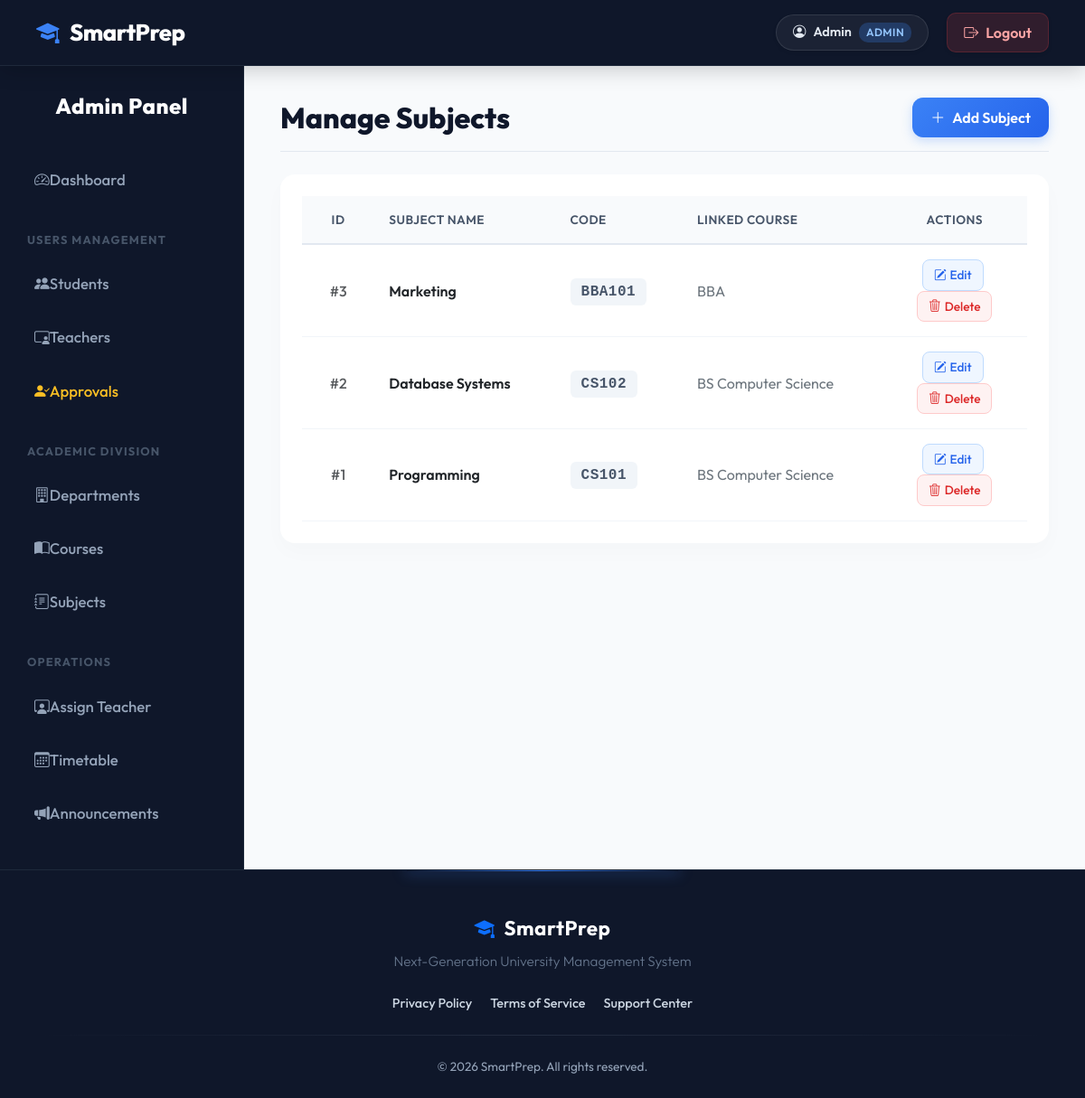
/admin/manage_subjects.php (signed in), run on the app's committed database.
### tables this page shows
CREATE TABLE subjects (
    id INT AUTO_INCREMENT PRIMARY KEY,
    name VARCHAR(100),
    code VARCHAR(50),
    course_id INT
);

CREATE TABLE courses (
    id INT AUTO_INCREMENT PRIMARY KEY,
    name VARCHAR(100),
    code VARCHAR(50),
    department_id INT
);

### includes/db.php (called while the page is built, shortened)
<?php
require_once __DIR__ . '/../config.php';
function db() {
    static $pdoInstance = null;
    if ($pdoInstance === null) {
        global $pdo;
        $pdoInstance = $pdo;
    }
    return $pdoInstance;
}
function fetchAll($query, $params = []) {
    $stmt = db()->prepare($query);
    $stmt->execute($params);
    return $stmt->fetchAll();
}
?>

### admin/manage_subjects.php (the view, shortened to what this page needs)
<?php
require_once '../config.php';
require_once '../includes/db.php';
$subjects = fetchAll("
    SELECT subjects.*, courses.name AS course_name
    FROM subjects
    LEFT JOIN courses ON subjects.course_id = courses.id
    ORDER BY subjects.id DESC
");
require_once '../includes/header.php';
?>
<?php require_once '../includes/sidebar_admin.php'; ?>
<div class="dash-header">
    <h2 class="dash-title">Manage Subjects</h2>
    <a href="add_subject.php" class="btn-action-primary">
        <i class="bi bi-plus-lg"></i> Add Subject
    </a>
</div>
<div class="card p-4 border-0">
    <div class="table-responsive">
        <table class="table table-hover align-middle mb-0">
            <thead>
                <tr>
                    <th width="10%" class="text-center">ID</th>
                    <th>Subject Name</th>
                    <th>Code</th>
                    <th>Linked Course</th>
                    <th width="20%" class="text-center">Actions</th>
                </tr>
            </thead>
            <tbody>
                <?php if ($subjects): ?>
                    <?php foreach ($subjects as $subject): ?>
                        <tr>
                            <td class="text-center text-muted fw-medium">#<?= $subject['id'] ?></td>
                            <td class="fw-semibold text-dark"><?= htmlspecialchars($subject['name']) ?></td>
                            <td><span class="badge-code"><?= htmlspecialchars($subject['code']) ?></span></td>
                            <td class="text-secondary"><?= htmlspecialchars($subject['course_name'] ?? 'N/A') ?></td>
                            <td class="text-center gap-2">
                                <a href="edit_subject.php?id=<?= $subject['id'] ?>" class="text-decoration-none action-btn action-btn-edit d-inline-flex align-items-center me-1">
                                    <i class="bi bi-pencil-square me-1"></i> Edit
                                </a>
                                <a href="?delete=<?= $subject['id'] ?>" class="text-decoration-none action-btn action-btn-delete d-inline-flex align-items-center" onclick="return confirm('Delete this subject?')">
                                    <i class="bi bi-trash3 me-1"></i> Delete
                                </a>
                            </td>
                        </tr>
                    <?php endforeach; ?>
                <?php else: ?>
                    <tr>
                        <td colspan="5" class="text-center text-muted py-4">No subjects found. Create one to get started.</td>
                    </tr>
                <?php endif; ?>
            </tbody>
        </table>
    </div>
</div>
<?php
echo "</div></div>";
require_once '../includes/footer.php';
?>

### includes/header.php (style rules this page uses)
body { margin: 0; background: #f8fafc; font-family: 'Outfit', sans-serif; color: #1e293b; display: flex; flex-direction: column; min-height: 100vh; }
.card { border-radius: 16px; border: 1px solid rgba(0,0,0,0.03); box-shadow: 0 10px 25px rgba(0,0,0,0.02); background: #ffffff; transition: box-shadow 0.3s ease; }
.table { border-collapse: separate; border-spacing: 0; width: 100%; }
.table thead th { background: #f8fafc; color: #475569; font-weight: 600; text-transform: uppercase; font-size: 0.85rem; letter-spacing: 0.5px; border-bottom: 2px solid #e2e8f0; padding: 16px; border-top: none; }
.table tbody td { padding: 16px; vertical-align: middle; color: #334155; border-bottom: 1px solid #f1f5f9; }

### admin/manage_subjects.php (style rules this page uses)
.dash-header { display: flex; justify-content: space-between; align-items: center; margin-bottom: 25px; padding-bottom: 15px; border-bottom: 1px solid #e2e8f0; }
.dash-title { font-weight: 800; color: #0f172a; font-size: 2rem; margin: 0; }
.btn-action-primary { background: linear-gradient(135deg, #3b82f6 0%, #2563eb 100%); color: white; font-weight: 600; padding: 10px 20px; border-radius: 12px; border: none; box-shadow: 0 4px 12px rgba(59, 130, 246, 0.25); transition: all 0.2s ease; text-decoration: none; display: inline-flex; align-items: center; gap: 8px; }
.action-btn { padding: 6px 12px; border-radius: 8px; font-weight: 500; font-size: 0.85rem; transition: all 0.2s; }
.action-btn-edit { background: #eff6ff; color: #2563eb; border: 1px solid #bfdbfe; }
.action-btn-delete { background: #fef2f2; color: #dc2626; border: 1px solid #fecaca; }
.badge-code { background: #f1f5f9; color: #475569; padding: 6px 12px; border-radius: 6px; font-family: monospace; font-weight: 600; letter-spacing: 0.5px; }

### data on the page
subjects: id "3", name "Marketing", code "BBA101", course.name "BBA"
subjects: id "2", name "Database Systems", code "CS102", course.name "BS Computer Science"
subjects: id "1", name "Programming", code "CS101", course.name "BS Computer Science"

### other printed values
APP_NAME "SmartPrep"
$_SESSION['name'] "Admin"
$_SESSION['role'] "ADMIN"
